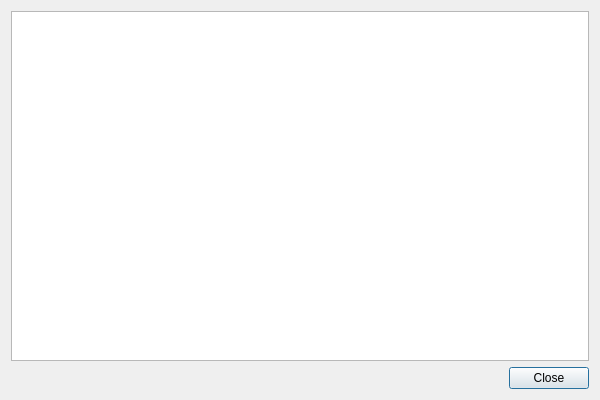
<?xml version="1.0" encoding="UTF-8"?>
<ui version="4.0">
 <class>AllEvent_dialog</class>
 <widget class="QDialog" name="AllEvent_dialog">
  <property name="geometry">
   <rect>
    <x>0</x>
    <y>0</y>
    <width>600</width>
    <height>400</height>
   </rect>
  </property>
  <property name="sizePolicy">
   <sizepolicy hsizetype="Fixed" vsizetype="Fixed">
    <horstretch>0</horstretch>
    <verstretch>0</verstretch>
   </sizepolicy>
  </property>
  <property name="minimumSize">
   <size>
    <width>600</width>
    <height>400</height>
   </size>
  </property>
  <property name="maximumSize">
   <size>
    <width>600</width>
    <height>400</height>
   </size>
  </property>
  <property name="windowTitle">
   <string>All events</string>
  </property>
  <property name="windowIcon">
   <iconset resource="../resources/clndr_res.qrc">
    <normaloff>:/calendar.ico</normaloff>:/calendar.ico</iconset>
  </property>
  <layout class="QGridLayout" name="gridLayout">
   <item row="0" column="0">
    <widget class="QListView" name="listView">
     <property name="font">
      <font>
       <family>Courier</family>
       <pointsize>12</pointsize>
      </font>
     </property>
    </widget>
   </item>
   <item row="1" column="0">
    <layout class="QHBoxLayout" name="horizontalLayout">
     <item>
      <spacer name="horizontalSpacer">
       <property name="orientation">
        <enum>Qt::Horizontal</enum>
       </property>
       <property name="sizeHint" stdset="0">
        <size>
         <width>40</width>
         <height>20</height>
        </size>
       </property>
      </spacer>
     </item>
     <item>
      <widget class="QPushButton" name="closeButton">
       <property name="text">
        <string>Close</string>
       </property>
      </widget>
     </item>
    </layout>
   </item>
  </layout>
 </widget>
 <resources>
  <include location="../resources/clndr_res.qrc"/>
 </resources>
 <connections/>
</ui>
